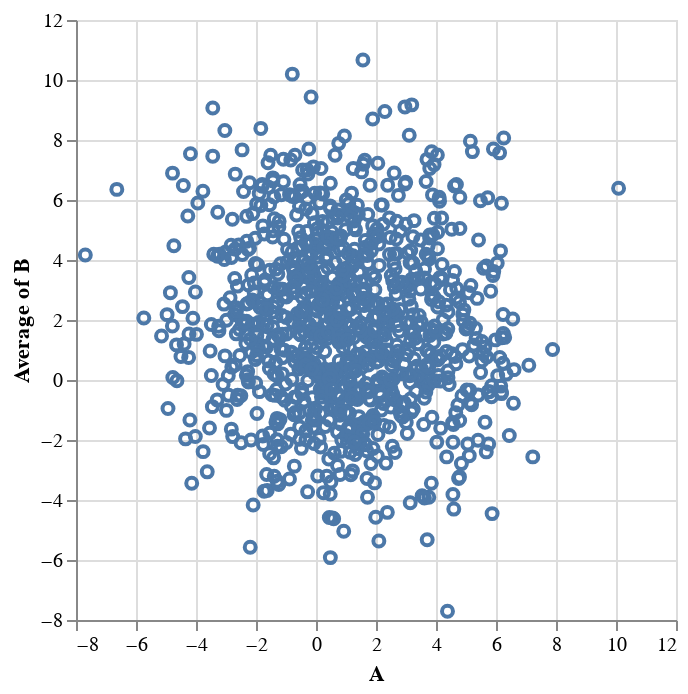

The notebook cell this image was saved under:
### Code cell
alt.Chart(df.reset_index()).mark_point().encode(
    x='A:Q',
    y='average(B):Q',
    tooltip=['A', 'index', 'B']
)

### Figure 1 — Vega-Lite specification as saved in the notebook (floating-point values rounded to 4 significant figures; data arrays with more than 128 entries replaced by an {"elided": "..."} marker saying what was removed)
{"config": {"view": {"continuousWidth": 300, "continuousHeight": 300}}, "data": {"name": "data-02692199704997ea0a8cd61aeaa74ff1"}, "mark": {"type": "point"}, "encoding": {"tooltip": [{"field": "A", "type": "quantitative"}, {"field": "index", "type": "quantitative"}, {"field": "B", "type": "quantitative"}], "x": {"field": "A", "type": "quantitative"}, "y": {"aggregate": "average", "field": "B", "type": "quantitative"}}, "$schema": "https://vega.github.io/schema/vega-lite/v5.20.1.json", "datasets": {"data-02692199704997ea0a8cd61aeaa74ff1": {"elided": "1000 records"}}}
